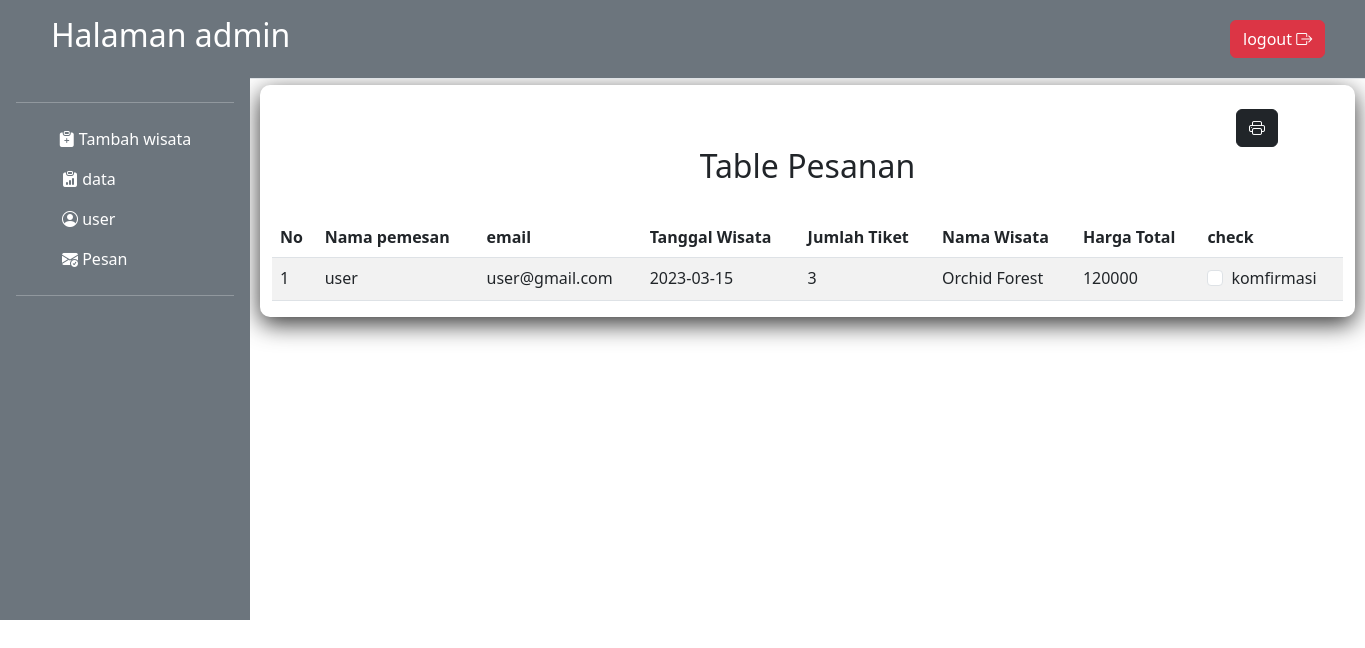
Page /admin/index.php?page=pesanan on the committed database.
### tables this page shows
CREATE TABLE `tb_pemesanan` (
  `id` int(11) NOT NULL,
  `user_id` int(11) NOT NULL,
  `Tanggal_wisata` date NOT NULL,
  `jumlah_tiket` varchar(50) NOT NULL,
  `wisata_id` int(11) NOT NULL,
  `harga` varchar(500) NOT NULL
);

CREATE TABLE `tb_user` (
  `id` int(11) NOT NULL,
  `user_name` varchar(25) NOT NULL,
  `email` varchar(50) NOT NULL,
  `password` varchar(35) NOT NULL,
  `level` varchar(50) NOT NULL
);

CREATE TABLE `tambah_data_wisata` (
  `id` int(11) NOT NULL,
  `Nama_wisata` varchar(25) NOT NULL,
  `deskripsi` text NOT NULL,
  `harga` varchar(50) NOT NULL,
  `gambar` text NOT NULL
);

### admin/table_pesanan.php (the view, shortened to what this page needs)
<?php
include "bot.php";
?>
<div class="container" style="margin-top: 85px; box-shadow: 0 7px 25px rgba(0, 0, 0, 0.8);  border-radius: 10px;  margin-left: 260px; width: 1095px"><br>
<div style="margin-left: 90%;">
<button class="btn btn-dark" onclick="printDiv('print')"><i class="bi bi-printer"></i></button>
</div>
<h2 class="text-center">Table Pesanan</h2><br>
    <div class="row">
        <div class="col-md-12">
        <fieldset id="print">
            <table id="myTable" class="table table-striped tabel-bordered" cellspacing="0" width="100%">
                <thead>
                    <tr>
                        <th>No</th>
                        <th>Nama pemesan</th>
                        <th>email</th>
                        <th>Tanggal Wisata</th>
                        <th>Jumlah Tiket</th>
                        <th>Nama Wisata</th>
                        <th>Harga Total</th>
                        <th>check</th>
                    </tr>
                </thead>
                <tbody>
                <?php
                        include ('koneksi.php');
                        $query = "SELECT tb_user.id, tb_user.user_name, tb_user.email, tb_pemesanan.id, tb_pemesanan.Tanggal_wisata, tambah_data_wisata.Nama_wisata, tb_pemesanan.jumlah_tiket, tb_pemesanan.wisata_id, tb_pemesanan.harga FROM tb_pemesanan INNER JOIN tb_user ON tb_user.id=tb_pemesanan.user_id INNER JOIN tambah_data_wisata ON tb_pemesanan.wisata_id=tambah_data_wisata.id";
                        $select = $conn->query($query);
                        $no = 1;
                        while ($data = mysqli_fetch_array($select)){
                    ?>
                    <tr>
                                <td><?php echo $no++ ?></td>
                                <td><?php echo $data["user_name"]?></td>
                                <td><?php echo $data["email"]?></td>
                                <td><?php echo $data["Tanggal_wisata"]?></td>
                                <td><?php echo $data["jumlah_tiket"]?></td>
                                <td><?php echo $data["Nama_wisata"]?></td>
                                <td><?php echo $data["harga"]?></td>
                                <td><div class="form-check">
                                    <input class="form-check-input" type="checkbox" value="" id="flexCheckDefault">
                                    <label class="form-check-label" for="flexCheckDefault">komfirmasi</label>
                                </div></td>
                    </tr>
                    <?php }?>
                </tbody>
            </table>
            </fieldset>
        </div>
    </div>
</div>

### rows in the picture
tb_pemesanan: user.user_name "user", user.email "user@gmail.com", Tanggal_wisata "2023-03-15", jumlah_tiket "3", tambah_data_wisata.Nama_wisata "Orchid Forest", harga "120000"
